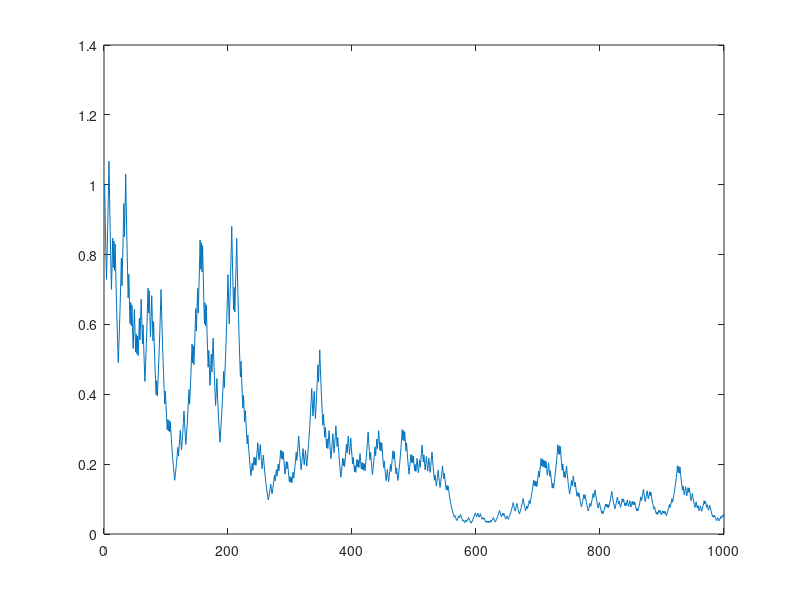

The MATLAB source for this figure:
%% Fibonacci 
fib = [1 2];% assign intial value to variables
fib_sum = 0;

while ( fib(2) < 4e6 )
    %check if largest value is even
    if ( mod(fib(2),2) == 0)
        fib_sum = fib_sum + fib(2);
    end
    % generate next number in sequence
    fib = [ fib(2) sum(fib) ];
end

%% Exercise 1
% figure out how many terms in the sum 1+2+3+...+n
% exceed one million
array = 1:5000;
size_of_array = numel(array);
sum_of_terms = 0;
number_of_intergers = 0;
while sum_of_terms < 1e6;
    number_of_intergers = number_of_intergers + 1;
    added = array(number_of_intergers);
    sum_of_terms = sum_of_terms + added;
end
number_of_intergers
sum_of_terms

%% Exercise 2
% figure out how many terms in the sum 1+2+3+...+300
% exceed one million
array2 = 1:300;
size_of_array2 = numel(array2);
sum_of_terms = 0;
n = 1;
number_of_intergers2 = 0;
while number_of_intergers2 < size_of_array2;
    number_of_intergers2 = number_of_intergers2 +1;
    added2 = array2(number_of_intergers2);
    sum_of_terms = sum_of_terms + added2;
    if (number_of_intergers2 == n*20);
        n = n + 1;
        number_of_intergers2
        sum_of_terms
    end
end

%% Exercise 3
% write a program to deterime the result of flipping a coin
% 1000 times using a for loop and the rand command
array_coinflip = [];
for coinflip = 1:1000;
    random = rand();
    if random > 0.5;        
        result = 1;
    else random <= 0.5;
        result = 0;
    end
    array_coinflip=[array_coinflip;result];
end

%% Exercise 4
% generate a random walk starting at 1 based on the results of each
% coin flip
array_coinflip = [];
array_coinflip(1) = 1;
result = 1;
for coinflip = 2:1000;
    random = rand();
    if random > 0.5;
        result = result*1.1;
    else random <= 0.5;
        result = result*0.9;
    end
    array_coinflip=[array_coinflip;result];
end
plot(array_coinflip)


